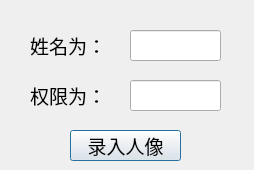
<?xml version="1.0" encoding="UTF-8"?>
<ui version="4.0">
 <class>Dialog</class>
 <widget class="QDialog" name="Dialog">
  <property name="geometry">
   <rect>
    <x>0</x>
    <y>0</y>
    <width>254</width>
    <height>170</height>
   </rect>
  </property>
  <property name="windowTitle">
   <string>add_inf</string>
  </property>
  <widget class="QLabel" name="label">
   <property name="geometry">
    <rect>
     <x>30</x>
     <y>30</y>
     <width>81</width>
     <height>31</height>
    </rect>
   </property>
   <property name="font">
    <font>
     <family>Agency FB</family>
     <pointsize>14</pointsize>
    </font>
   </property>
   <property name="text">
    <string>姓名为：</string>
   </property>
  </widget>
  <widget class="QLineEdit" name="lineEdit">
   <property name="geometry">
    <rect>
     <x>130</x>
     <y>30</y>
     <width>91</width>
     <height>31</height>
    </rect>
   </property>
   <property name="font">
    <font>
     <family>Cascadia Code</family>
     <pointsize>12</pointsize>
    </font>
   </property>
  </widget>
  <widget class="QLabel" name="label_2">
   <property name="geometry">
    <rect>
     <x>30</x>
     <y>80</y>
     <width>81</width>
     <height>31</height>
    </rect>
   </property>
   <property name="font">
    <font>
     <family>Agency FB</family>
     <pointsize>14</pointsize>
    </font>
   </property>
   <property name="text">
    <string>权限为：</string>
   </property>
  </widget>
  <widget class="QLineEdit" name="lineEdit_2">
   <property name="geometry">
    <rect>
     <x>130</x>
     <y>80</y>
     <width>91</width>
     <height>31</height>
    </rect>
   </property>
   <property name="font">
    <font>
     <family>Cascadia Code</family>
     <pointsize>12</pointsize>
    </font>
   </property>
  </widget>
  <widget class="QPushButton" name="pushButton">
   <property name="geometry">
    <rect>
     <x>70</x>
     <y>130</y>
     <width>111</width>
     <height>31</height>
    </rect>
   </property>
   <property name="font">
    <font>
     <family>Agency FB</family>
     <pointsize>14</pointsize>
    </font>
   </property>
   <property name="text">
    <string>录入人像</string>
   </property>
  </widget>
 </widget>
 <resources/>
 <connections/>
</ui>
